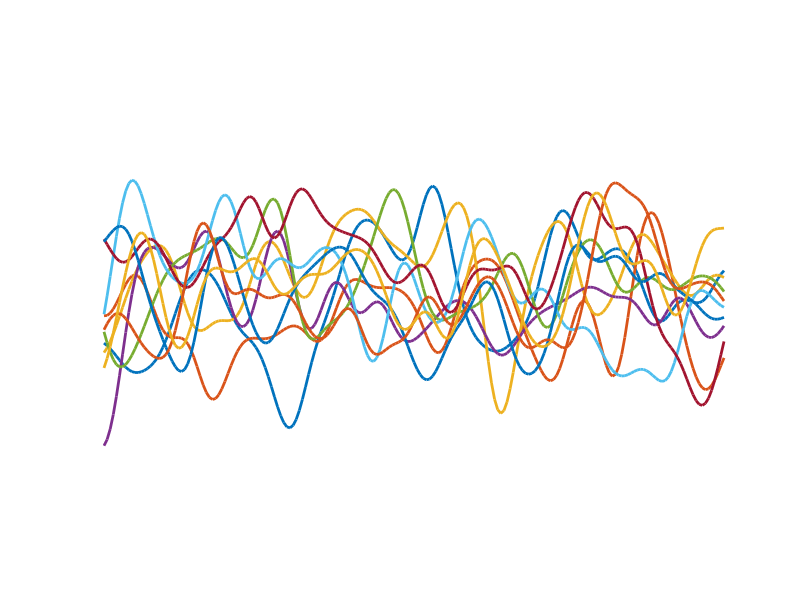

Reproduce this figure in MATLAB.
function gp_sample(n)
if nargin < 1
    n = 10;
end


x  =-10:0.1:10;
xl =[-10,10];
yl =[-5,5];
cla
plot(x,gp(x),'LineWidth',2);
set(gca,'XLim', xl,'YLim',yl);
set(gcf,'MenuBar','none','Toolbar','none');
axis off
hold on

for i = 1:n-1
    plot(x,gp(x),'LineWidth',2);
end

    function fx = gp(x)
        L = chol(mycov(x,1,2)+eye(length(x)) * 10 * eps )';
        fx = L * randn(length(x),1);
        
        
        
        function c = mycov(x,theta, p)
            len = length(x);
            if nargin < 3
                p = 2 * ones(len,1);
                if nargin <2
                    theta = ones(len,1);
                end
            end
            
            if length(theta)==1
                theta = theta * ones(len,1);
            end
            if length(p)==1
                p = p * ones(len,1);
            end
                
            c = zeros(len,len);
            for ii=1:len
                for j = 1:ii
                    c(ii,j) = exp(-theta(ii) * (abs(x(ii)-x(j)))^p(ii));
                    c(j,ii) = c(ii,j);
                end
            end
        end
    end





end